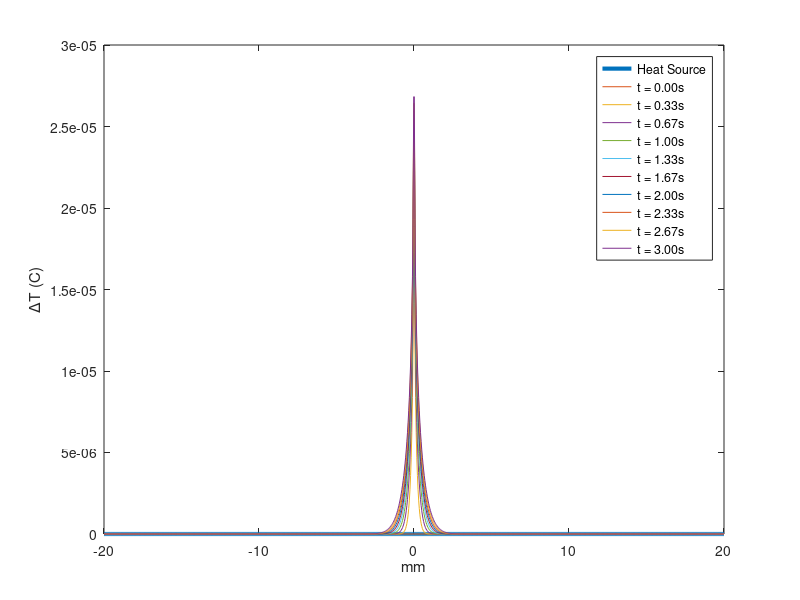

Source code (MATLAB):
% Ralf Mouthaan
% University of Cambridge
% May 2021
%
% Checking my heat equation maths

clc; clear variables; close all;

%% User-defined

c = 4200; %J/kg/C (Water)
rho = 997; %kg/m3 (Water)
k = 0.6089; %W/m/C (Water)
D = k/rho/c; % Water, dunno about the units.
sigma = 1e-6;

%% Derived values

A = rho*c;
r = linspace(-20e-3,20e-3, 1000);
arrt = linspace(0, 3, 10);

%% Heat Source

f = A/rho/c * exp(-r.^2/2/sigma^2);

figure;
plot(r*1e3, f, 'linewidth', 3);
xlabel('mm');
ylabel('\DeltaT (C)');

arrlegend{1} = 'Heat Source';

%% Temperature curves

hold on
for ii = 1:length(arrt)
    
    t = arrt(ii);
    phi = -A*sigma^2/2/k * ( expint(r.^2/2/sigma^2) - expint(r.^2/(2*sigma^2 + 4*D*t)));
    plot(r*1e3, phi);
    
    arrlegend{ii+1} = sprintf('t = %0.2fs', t);

end

legend(arrlegend);